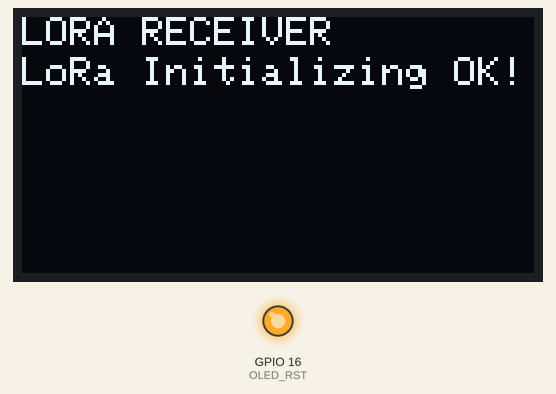
A sketch run on a simulated ESP32. Shown: 128×64 one-colour display, output pins drawn as LEDs (lit = HIGH). WiFi joins after 1.5 s; servers stay silent unless stated; no radio packets arrive unless stated; no MQTT or app messages arrive unless stated; what the sketch prints to the serial monitor is not drawn.

Above: at 2.2 s.

The sketch:

Recepteur_Ruche.ino
```cpp
/*********
  Ruche connectée
*********/

//Libraries for LoRa
#include <SPI.h>
#include <LoRa.h>

//Libraries for OLED Display
#include <Wire.h>
#include <Adafruit_GFX.h>
#include <Adafruit_SSD1306.h>
#include <WiFi.h>
extern "C" {
  #include "freertos/FreeRTOS.h"
  #include "freertos/timers.h"
}
#include <AsyncMqttClient.h>
#include <string.h>

#define WIFI_SSID "ASC-CD"
#define WIFI_PASSWORD "Asczonesud"

// Raspberri Pi Mosquitto MQTT Broker. IP fixe
#define MQTT_HOST IPAddress(88, 168, 198, 119)
// For a cloud MQTT broker, type the domain name
//#define MQTT_HOST "example.com"
#define MQTT_PORT 1883

//define the pins used by the LoRa transceiver module
#define SCK 5
#define MISO 19
#define MOSI 27
#define SS 18
#define RST 14
#define DIO0 26

//433E6 for Asia
//866E6 for Europe
//915E6 for North America
#define BAND 866E6

//OLED pins
#define OLED_SDA 4
#define OLED_SCL 15
#define OLED_RST 16
#define SCREEN_WIDTH 128 // OLED display width, in pixels
#define SCREEN_HEIGHT 64 // OLED display height, in pixels

Adafruit_SSD1306 display(SCREEN_WIDTH, SCREEN_HEIGHT, &Wire, OLED_RST);

AsyncMqttClient mqttClient;
TimerHandle_t mqttReconnectTimer;
TimerHandle_t wifiReconnectTimer;

char topic[21];     //Format du topic MQTT: ruche/COUL/CAPT/
char Valeur[6]; // Format de la température et du poids: 5 caractères soit 6
String LoRaData;
String Couleur; //Code Couleur de la ruche
String Capteur; // Reference du capteur

byte MasterNode = 0xFF;     //Adresse Master
byte Node1 = 0xBB;  //Adresse Ruche 1
byte Node2 = 0xCC; //Adresse Ruche 2

String SenderNode = "";
String outgoing;              // outgoing message

byte msgCount = 0;            // count of outgoing messages

// Tracks the time since last event fired
unsigned long previousMillis=0;
unsigned long int previoussecs = 0;
unsigned long int currentsecs = 0;
unsigned long currentMillis = 0;
int interval= 1 ; // updated every 1 second
int Secs = 0;


void connectToWifi() {
  Serial.println("Connecting to Wi-Fi...");
  WiFi.begin(WIFI_SSID, WIFI_PASSWORD);
}

void connectToMqtt() {
  Serial.println("Connecting to MQTT...");
  mqttClient.connect();
}

void WiFiEvent(WiFiEvent_t event) {
  Serial.printf("[WiFi-event] event: %d\n", event);
  switch(event) {
    case SYSTEM_EVENT_STA_GOT_IP:
      Serial.println("WiFi connected");
      Serial.println("IP address: ");
      Serial.println(WiFi.localIP());
      connectToMqtt();
      break;
    case SYSTEM_EVENT_STA_DISCONNECTED:
      Serial.println("WiFi lost connection");
      xTimerStop(mqttReconnectTimer, 0); // ensure we don't reconnect to MQTT while reconnecting to Wi-Fi
      xTimerStart(wifiReconnectTimer, 0);
      break;
  }
}

void onMqttConnect(bool sessionPresent) {
  Serial.println("Connected to MQTT.");
  Serial.print("Session present: ");
  Serial.println(sessionPresent);
}

void onMqttDisconnect(AsyncMqttClientDisconnectReason reason) {
  Serial.println("Disconnected from MQTT.");
  if (WiFi.isConnected()) {
    xTimerStart(mqttReconnectTimer, 0);
    //Ne semble pas fonctionner...
  }
}

/*void onMqttSubscribe(uint16_t packetId, uint8_t qos) {
  Serial.println("Subscribe acknowledged.");
  Serial.print("  packetId: ");
  Serial.println(packetId);
  Serial.print("  qos: ");
  Serial.println(qos);
}
void onMqttUnsubscribe(uint16_t packetId) {
  Serial.println("Unsubscribe acknowledged.");
  Serial.print("  packetId: ");
  Serial.println(packetId);
}*/

void onMqttPublish(uint16_t packetId) {
  Serial.print("Publish acknowledged.");
  Serial.print("  packetId: ");
  Serial.println(packetId);
}


void setup() {
  //initialize Serial Monitor
  Serial.begin(115200);

  //reset OLED display via software
  pinMode(OLED_RST, OUTPUT);
  digitalWrite(OLED_RST, LOW);
  delay(20);
  digitalWrite(OLED_RST, HIGH);

  //initialize OLED
  Wire.begin(OLED_SDA, OLED_SCL);
  if(!display.begin(SSD1306_SWITCHCAPVCC, 0x3c, false, false)) { // Address 0x3C for 128x32
    Serial.println(F("SSD1306 allocation failed"));
    for(;;); // Don't proceed, loop forever
  }
  delay(2000);
  display.clearDisplay();
  display.setTextColor(WHITE);
  display.setTextSize(1);
  display.setCursor(0,0);
  display.print("LORA RECEIVER ");
  display.display();

  Serial.println("LoRa Receiver Test");

  //SPI LoRa pins
  SPI.begin(SCK, MISO, MOSI, SS);
  //setup LoRa transceiver module
  LoRa.setPins(SS, RST, DIO0);

  if (!LoRa.begin(BAND)) {
    Serial.println("Starting LoRa failed!");
    while (1);
  }
  LoRa.setSpreadingFactor(10);           // ranges from 6-12,default 7 see API docs
  Serial.println("LoRa Initializing OK!");
  display.setCursor(0,10);
  display.println("LoRa Initializing OK!");
  display.display();

  mqttReconnectTimer = xTimerCreate("mqttTimer", pdMS_TO_TICKS(2000), pdFALSE, (void*)0, reinterpret_cast<TimerCallbackFunction_t>(connectToMqtt));
  wifiReconnectTimer = xTimerCreate("wifiTimer", pdMS_TO_TICKS(2000), pdFALSE, (void*)0, reinterpret_cast<TimerCallbackFunction_t>(connectToWifi));

  WiFi.onEvent(WiFiEvent);

  mqttClient.onConnect(onMqttConnect);
  mqttClient.onDisconnect(onMqttDisconnect);
  //mqttClient.onSubscribe(onMqttSubscribe);
  //mqttClient.onUnsubscribe(onMqttUnsubscribe);
  mqttClient.onPublish(onMqttPublish);
  mqttClient.setServer(MQTT_HOST, MQTT_PORT);
  // If your broker requires authentication (username and password), set them below
  // mqttClient.setCredentials("Olivier", "olivier");
  connectToWifi();
}

void loop() {
currentMillis = millis();
   currentsecs = currentMillis / 1000;
    if ((unsigned long)(currentsecs - previoussecs) >= interval) {
     Secs = Secs + interval;
     //Serial.println(Secs);
     if ( Secs >= 21 )
       {
        Secs = 0;
      }
    if ( (Secs >= 1) && (Secs <= 10) )
      {
      String message = "34";
      sendMessage(message,MasterNode, Node1);
      }
    if ( (Secs >= 11 ) && (Secs <= 20))
      {
      String message = "55";
      sendMessage(message,MasterNode, Node2);
      }
    previoussecs = currentsecs;
    }
  // parse for a packet, and call onReceive with the result:
  onReceive(LoRa.parsePacket());
  }

void sendMessage(String outgoing, byte MasterNode, byte otherNode) {
  LoRa.beginPacket();                   // start packet
  LoRa.write(otherNode);              // add destination address
  LoRa.write(MasterNode);             // add sender address
  LoRa.write(msgCount);                 // add message ID
  LoRa.write(outgoing.length());        // add payload length
  LoRa.print(outgoing);                 // add payload
  LoRa.endPacket();                     // finish packet and send it
  msgCount++;                           // increment message ID
}

void onReceive(int packetSize) {
  if (packetSize == 0) return;          // if there's no packet, return
  Couleur="";
  // read packet header bytes:
  int recipient = LoRa.read();          // recipient address
  byte sender = LoRa.read();            // sender address
  if( sender == 0XBB )
  Couleur = "bleu:";
  if( sender == 0XCC )
  Couleur = "roug:";
  byte incomingMsgId = LoRa.read();     // incoming msg ID
  byte incomingLength = LoRa.read();    // incoming msg length
  // if the recipient isn't this device or broadcast,
  if (Couleur!="" && recipient != MasterNode) {
    Serial.println("This message is not for me.");
    ;
    return;                             // skip rest of function
  } else {
  // if message is for this device, or broadcast, print details:
  Serial.print("De ruche:" + Couleur);
  Serial.println("-> à 0x" + String(recipient, HEX));
  Serial.print("Message ID: " + String(incomingMsgId));
  Serial.println("  Message length: " + String(incomingLength));
  Serial.print("RSSI: " + String(LoRa.packetRssi()));
  Serial.println("  Snr: " + String(LoRa.packetSnr()));
    //clear display
  display.clearDisplay();
  display.setTextSize(2);
  display.setCursor(0,0);
  display.print(Couleur);
  // String incoming = "";

  while (LoRa.available()) {
        Capteur = LoRa.readStringUntil('/');  // on lit les 4 caractères: ref capteur
        if (Capteur.length()==4){ //Vérification de la bonne longueur
          //Ajouter test sur string: isAlphaNumeric(Capteur)
          Serial.print (Capteur); //Identifiant du capteur
          LoRaData = LoRa.readStringUntil('/'); // On lit la valeur
          // Ajouter test sur string: isDigit(LoRaData)
          LoRaData.toCharArray(Valeur,6); // On la convertit en char
          Serial.print (LoRaData);
          //Publication sur MQTT
          LoRaData="ruche/test/"+Couleur+"/"+Capteur+"/";
          LoRaData.toCharArray(topic,21);
          uint16_t packetIdPub1 = mqttClient.publish(topic, 1, true, Valeur);
        } else {
          Serial.print ("Erreur");
        }
        display.setCursor(0,28);
        display.print(Capteur + " " + Valeur);
        display.display();
        //incoming += (char)LoRa.read();
  }
// test sur la longueur: enlevé
 // if (incomingLength != incoming.length()) {   // check length for error
    //Serial.println("error: message length does not match length");
  //  ;
  //  return;                             // skip rest of function
  }


}
```
